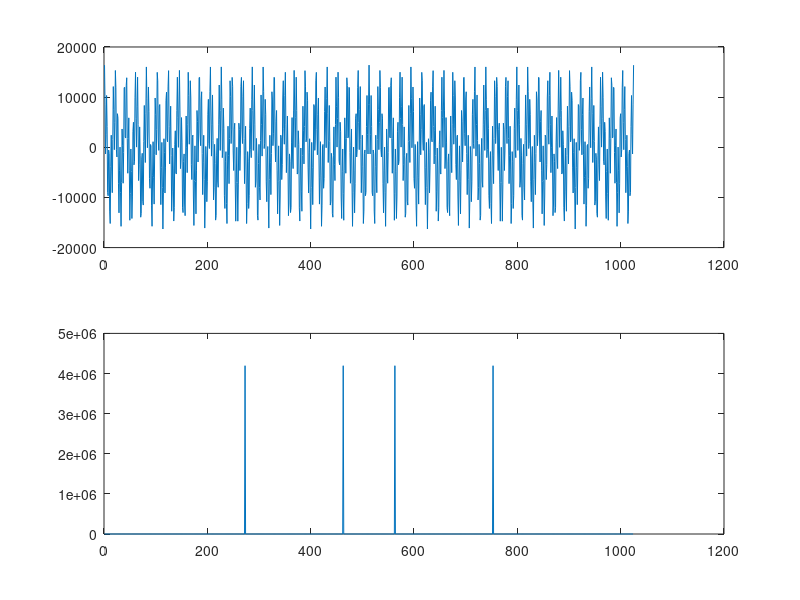

Reproduce this figure in MATLAB. (Note: this script raises an error after producing the figure.)
clear all;

%% Parameters
L = 2^10; % 1K
n = 0:1/L:1;

%% Compute Cosine LUT
stim_lut =0 + (cos(100*pi*n)+cos(2*10000*pi*n))*2^13;
disp(['max(stim_lut)=' num2str(max(stim_lut)) ', min(stim_lut)=' num2str(min(stim_lut))]);

%% Plot Cosine LUT
figure(1);

subplot(2,1,1);
plot(stim_lut);

subplot(2,1,2);
plot(abs(fftshift(fft(stim_lut, L))));

%% Create header
fid = fopen('../sw/stim.h', 'w');
fprintf(fid, 'int stim_buf[MAX_FFT_LENGTH] = \n');
fprintf(fid, '{\n');

%% Write data to file
for ii = 1:L-1
    fprintf(fid, '    %d, ', round(stim_lut(ii)));
    if (mod(ii, 16) == 0)
        fprintf(fid, '\n');
    end
end
fprintf(fid, '    %d\n', round(stim_lut(ii)));
fprintf(fid, '};\n');

fclose(fid);
